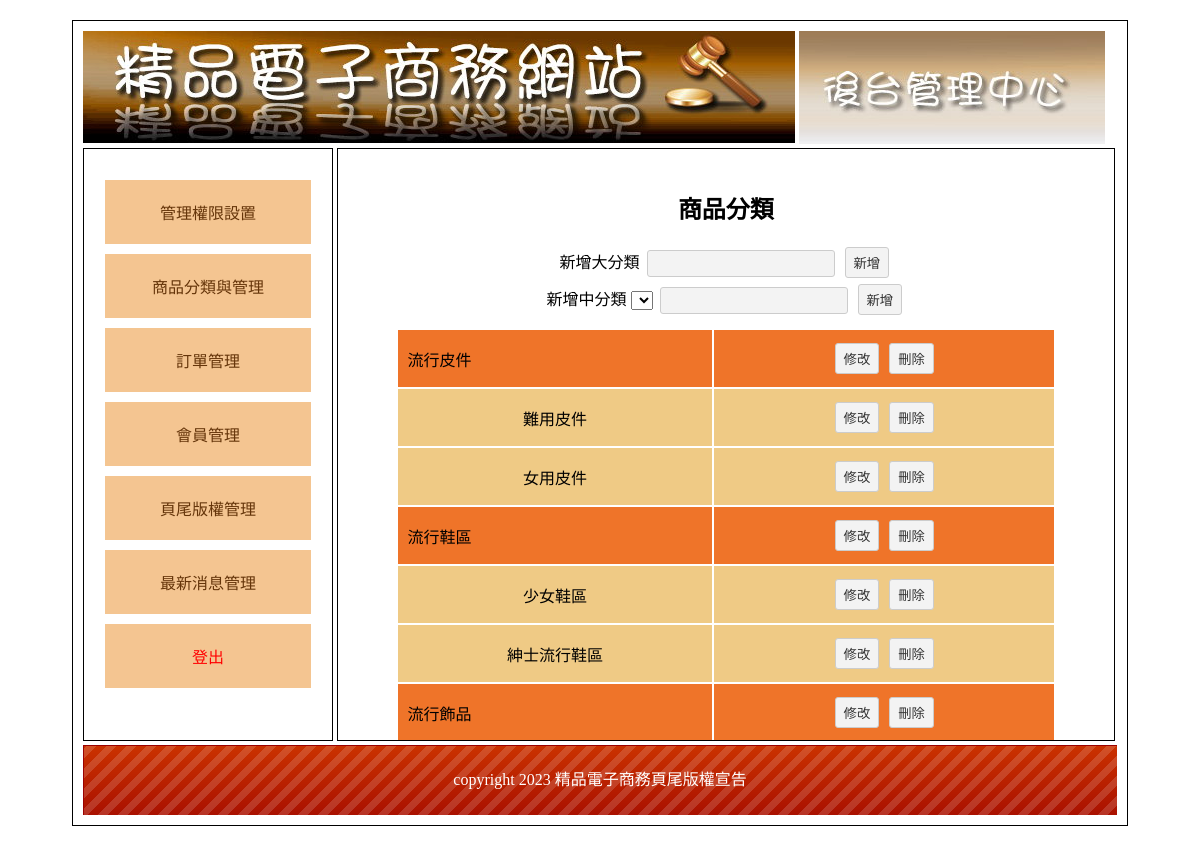
The app's page /backend.php?do=th with its own data.
### tables this page shows
CREATE TABLE `types` (
  `id` int(10) UNSIGNED NOT NULL,
  `name` text NOT NULL,
  `big` int(10) UNSIGNED NOT NULL
);

CREATE TABLE `bottoms` (
  `id` int(10) UNSIGNED NOT NULL,
  `bottom` text NOT NULL
);

### base.php (called while the page is built, shortened)
<?php
include_once __DIR__ . "/controller/Bottom.php";
include_once __DIR__ . "/controller/Type.php";
$Bottom=new Bottom;
$Type=new Type;

### controller/DB.php (called while the page is built, shortened)
<?php
class DB{
    protected $table;
    protected $dsn="mysql:host=localhost;charset=utf8;dbname=db25";
    protected $pdo;
    function __construct($table)
    {
        $this->table=$table;
        $this->pdo=new PDO($this->dsn,'root','');
    }
    function all(...$arg){
        $sql="select * from $this->table ";
        $sql=$this->sql_all($sql,...$arg);
        return $this->pdo->query($sql)->fetchAll(PDO::FETCH_ASSOC);
    }
    function find($arg){
        $sql="select * from $this->table ";
        $sql=$this->sql_one($sql,$arg);
        return $this->pdo->query($sql)->fetch(PDO::FETCH_ASSOC);
    }
    function count(...$arg){
        $sql="select count(*) from $this->table ";
        $sql=$this->sql_all($sql,...$arg);
        return $this->pdo->query($sql)->fetchColumn();
    }
    protected function sql_all($sql,...$arg){
        if(isset($arg[0])){
            if(is_array($arg[0])){
                $tmp=$this->a2s($arg[0]);
                $sql=$sql . " where " .join(" && ",$tmp);
            }else{
                $sql=$sql . $arg[0];
            }
        }
        return $sql;
    }
    protected function sql_one($sql,$arg){
        if(is_array($arg)){
            $tmp=$this->a2s($arg);
            $sql=$sql . " where " . join(" && ",$tmp);
        }else{
            $sql=$sql . " where `id`='$arg'";
        }
        return $sql;
    }
    protected function a2s($array){
        foreach ($array as $key => $value) {
            if($key!='id'){
                $tmp[]="`$key`='$value'";
            }
        }
        return $tmp;
    }
}

### controller/Type.php (called while the page is built, shortened)
<?php
include_once "DB.php";
class Type extends DB{
     function hasMid($id){
        return $this->count(['big'=>$id]);
    }
    function getMids($id){
        return $this->all(['big'=>$id]);
    }
}

### controller/Bottom.php (called while the page is built, shortened)
<?php
include_once "DB.php";
class Bottom extends DB{
    function bot(){
        return $this->find(1)['bottom'];
    }
}

### view/backend/th.php (the view, shortened to what this page needs)
<h2 class="ct">商品分類</h2>
<div class="ct">
    <label for="">新增大分類</label>
    <input type="text" name="big" id="big">
    <button onclick="addType('big')">新增</button>
</div>
<div class="ct">
    <label for="">新增中分類</label>
    <select name="bigs" id="bigs">
    </select>
    <input type="text" name="mid" id="mid">
    <button onclick="addType('mid')">新增</button>
</div>
<table class="all">
    <?php
        $bigs=$Type->all(['big'=>0]);
        foreach($bigs as $big){
    ?>
    <tr class="tt">
        <td><?=$big['name'];?></td>
        <td class="ct">
            <button onclick="edit(this,<?=$big['id'];?>)">修改</button>
            <button onclick="del('Type',<?=$big['id'];?>)">刪除</button>
        </td>
    </tr>
    <?php
        if($Type->hasMid($big['id'])>0){
            $mids=$Type->getMids($big['id']);
            foreach($mids as $mid){
    ?>
            <tr class="pp ct">
                <td><?=$mid['name'];?></td>
                <td>
                    <button onclick="edit(this,<?=$mid['id'];?>)">修改</button>
                    <button onclick="del('Type',<?=$mid['id'];?>)">刪除</button>
                </td>
            </tr>
    <?php
            }
        }
     }
    ?>
</table>

### backend.php (shortened to what this page needs)
<?php include_once "base.php"; ?>
<!DOCTYPE html PUBLIC "-//W3C//DTD XHTML 1.0 Transitional//EN" "http://www.w3.org/TR/xhtml1/DTD/xhtml1-transitional.dtd">
<html xmlns="http://www.w3.org/1999/xhtml">
<head>
	<link href="./css/css.css" rel="stylesheet" type="text/css">
</head>
<body>
	<div id="main">
		<div id="top">
			<a href="index.php">
				<img src="./icon/0416.jpg">
			</a>
			<img src="./icon/0417.jpg">
		</div>
		<div id="left" class="ct">
			<div style="min-height:400px;">
				<a href="?do=admin">管理權限設置</a>
				<a href="?do=th">商品分類與管理</a>
				<a href="?do=order">訂單管理</a>
				<a href="?do=user">會員管理</a>
				<a href="?do=bot">頁尾版權管理</a>
				<a href="?do=news">最新消息管理</a>
				<a href="./api/logout.php?do=admin" style="color:#f00;">登出</a>
			</div>
		</div>
		<div id="right">
			<?php
			$do = $_GET['do'] ?? 'admin';
			$table = ucfirst($do);
			$file = "./view/backend/{$do}.php";
			if (isset($$table)) {
				$$table->front();
			} else if (file_exists($file)) {
				include $file;
			} else {
				include "./view/backend/admin.php";
			}
			?>
		</div>
		<div id="bottom" style="line-height:70px; color:#FFF; background:url(icon/bot.png);" class="ct">
			<?= $Bottom->bot(); ?>
		</div>
	</div>
</body>
</html>

### css/css.css (style rules this page uses)
body { font-family:"微軟正黑體"; }
#main { width:1034px; padding:10px; margin:20px auto 20px auto; border:#000 solid 1px; min-height:768px; }
#top a { color:#CE631C; text-decoration:none; }
#left { display:inline-block; width:20%; padding:2%; min-height:550px; vertical-align:top; border:#000 1px solid; }
#left a { display:block; padding:20px 5px 20px 5px; text-decoration:none; background:#F4C591; margin:10px auto 10px auto; color:#65350A; }
.ct { text-align:center; }
#right { display:inline-block; width: 71%; padding:2%; height: 550px; border:#000 1px solid; overflow: auto; }
#bottom { height:70px; background:url(icon/bot.png); background-size:cover; }
.all { width:90%; margin:10px auto 10px auto; }
.all td { min-width:50px; padding:10px; }
.tt { background:#EF7429; }
.tt td { background:#EF7429; }
.pp { background:#EFCA85; }
.pp td { background:#EFCA85; }
input[type=text],input[type=password],input[type=submit],button,.button,input[type=reset],input[type=button],select，textarea,input[type=number] { background:#F3F3F3; border:#CCC 1px solid; border-radius:3px; padding:5px 8px 5px 8px; text-decoration:none; margin:3px; color:#333; }
input[type=text],input[type=password] { width:170px; }

### records on screen
types: name "流行皮件"
types: name "難用皮件"
types: name "女用皮件"
types: name "流行鞋區"
types: name "少女鞋區"
types: name "紳士流行鞋區"
types: name "流行飾品"
bottoms: bottom "copyright 2023 精品電子商務頁尾版權宣告"
